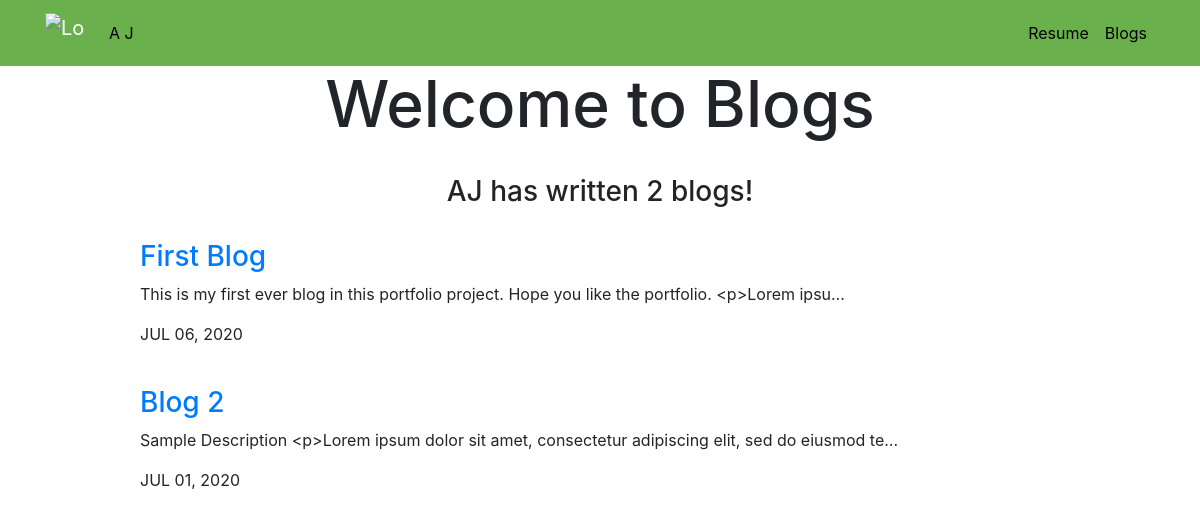
Screenshot of /blog/ with the database file from the repository.
### blog/models.py (models this page shows, shortened)
class Blog(models.Model):
    blog_Title = models.CharField(max_length=150)
    blog_Description = models.TextField()
    blog_Date = models.DateField()

### blog/views.py (the view)
# urls.py: path('', views.all_blogs, name='all_blogs'),
def all_blogs(request):
    blogs = Blog.objects.order_by('-blog_Date')[:3] #this grabs all the objects from the db in Blog, orders them in recent date order and limits visibility of only 3 blogs at a time
    blogs_count = Blog.objects.count() #to have a count of total number of blogs
    return render(request, 'blog/all_blogs.html', {'blogs': blogs, 'blogs_count': blogs_count})

### blog/templates/blog/all_blogs.html (shortened to what this page needs)
<!DOCTYPE html>
<html lang="en">
<head>
</head>
<body>
    {% extends 'portfolio/base_style.html' %}
    {% block content %}
    <h1 id="blog_title" class="text-center">Welcome to Blogs</h1>
    <br>
    <h3 class="text-center">AJ has written {{ blogs_count }} blog{{ blogs_count|pluralize}}!</h3>
    {% for x in blogs %}
    <br>
    <div class="row justify-content-center">
        <div class="col-md-10">
            <a href="{% url 'blog:detailed_blog' x.pk %}"><h3>{{ x.blog_Title }}</h3></a>
            <p>{{ x.blog_Description|truncatechars:100 }}</p>
            <p>{{ x.blog_Date|date:'M d, Y'|upper }}</p>
        </div>
    </div>
    {% endfor %}
    {% endblock %}

### portfolio/templates/portfolio/base_style.html (shortened to what this page needs)
<!DOCTYPE html>
<html lang="en">
    <head>
        <link rel="stylesheet" href="https://stackpath.bootstrapcdn.com/bootstrap/4.5.0/css/bootstrap.min.css">
        {% load static %}
        <link rel="stylesheet" href="{% static 'portfolio/custom.css' %}">
    </head>
    <body>
        <nav id="topNav" class="navbar navbar-expand-md navbar-dark" style="background-color: #6ab04c;">
            <div class="container">
                <a class="navbar-brand" href="{% url 'home' %}">
                    <img src="{% static 'portfolio/portfolio_logo.jpg' %}" width="40" height="40" class="d-inline-block align-top" alt="Logo">
                </a>
                <ul class="navbar-nav">
                    <li class="nav-item">
                        <a class="nav-link" href="{% url 'home' %}">A J</a>
                    </li>
                </ul>
                <div class="collapse navbar-collapse text-center" id="navbarNav">
                    <ul class="navbar-nav ml-auto">
                        <li class="nav-item">
                            <a class="nav-link" href="{% static 'portfolio/sample_resume.pdf' %}">Resume <span class="sr-only">(current)</span></a>
                        </li>
                        <li class="nav-item">
                            <a class="nav-link" href="{% url 'blog:all_blogs' %}">Blogs</a>
                        </li>
                    </ul>
                </div>
            </div>
        </nav>
        <div class="container">
            {% block content %}
            {% endblock %}
        </div>
    </body>
</html>

### portfolio/static/portfolio/custom.css (style rules this page uses)
.navbar-nav .nav-link { color: rgba(0,0,0,1) !important; }
@media (min-width: 992px) { #blog_title { font-size: 4rem; } }

### rows the page displays
Blog: blog_Title "First Blog", blog_Description "This is my first ever blog in this portfolio project. Hope you like the portfolio. <p>Lorem ipsu…", blog_Date "JUL 06, 2020"
Blog: blog_Title "Blog 2", blog_Description "Sample Description <p>Lorem ipsum dolor sit amet, consectetur adipiscing elit, sed do eiusmod te…", blog_Date "JUL 01, 2020"

### other values shown
{{ blogs_count }} "2"
